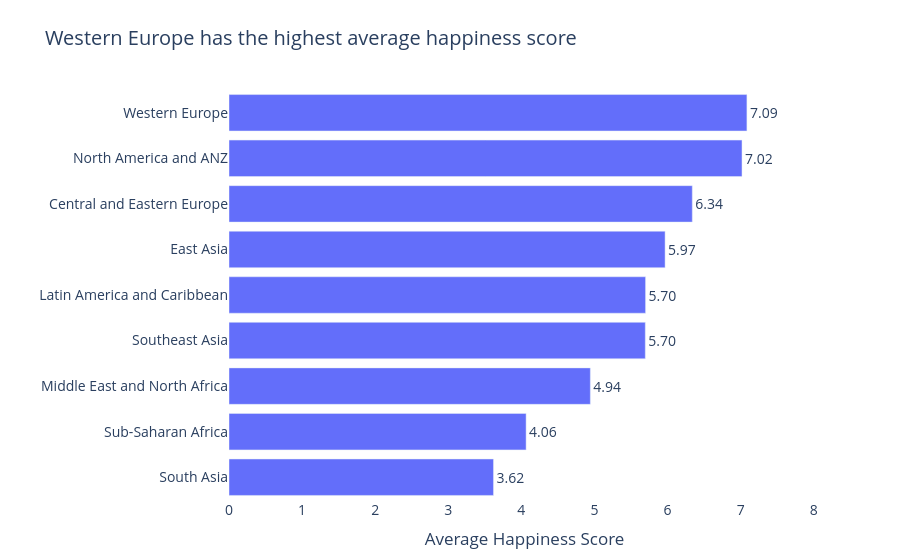

Notebook source saved alongside this figure:
### Markdown cell above
---
## Task 1 — Regional Comparison Bar Chart

**What to build:** A horizontal bar chart showing the **average happiness score by region**, sorted from highest to lowest.

**Requirements:**
- Horizontal orientation (category names are long)
- Sorted by score, descending (so the happiest region is at the top)
- Zero baseline on x-axis
- At least one design choice that goes beyond the Plotly default (colour, annotation, labels, etc.)
- An insight title that answers: *which region stands out and why does it matter?*

**Hint:** Use `df.groupby('Region')['Happiness_Score'].mean()` to compute the averages.

### Code cell
# Task 1: Regional comparison bar chart
# -------------------------------------

# Step 1: Compute average happiness score by region
region_avg = (df.groupby('Region')['Happiness_Score']
              .mean()
              .reset_index()
              .sort_values('Happiness_Score'))  # sort for horizontal bar

print(region_avg)

# Step 2: Build your chart

fig = px.bar(
    region_avg,
    x='Happiness_Score',
    y='Region',
    orientation='h',
    text='Happiness_Score',
    title='Western Europe has the highest average happiness score',
    labels={
        'Happiness_Score': 'Average Happiness Score',
        'Region': ''
    }
)

fig.update_traces(
    texttemplate='%{text:.2f}',
    textposition='outside'
)

fig.update_layout(
    xaxis=dict(
        range=[0, region_avg['Happiness_Score'].max() + 1],
        showgrid=True
    ),
    plot_bgcolor='white',
    paper_bgcolor='white',
    font=dict(size=14),
    title_font=dict(size=20),
    margin=dict(l=180, r=80, t=90, b=60)
)

fig.show()

### Figure 1 — Plotly figure (JSON) as saved in the notebook; plotly's stock layout.template omitted (floating-point values rounded to 4 significant figures)
{"data": [{"hovertemplate": "Average Happiness Score=%{text}<br>=%{y}<extra></extra>", "legendgroup": "", "marker": {"color": "#636efa", "pattern": {"shape": ""}}, "name": "", "orientation": "h", "showlegend": false, "text": [3.618, 4.065, 4.943, 5.695, 5.699, 5.966, 6.338, 7.018, 7.086], "textposition": "outside", "texttemplate": "%{text:.2f}", "type": "bar", "x": [3.618, 4.065, 4.943, 5.695, 5.699, 5.966, 6.338, 7.018, 7.086], "xaxis": "x", "y": ["South Asia", "Sub-Saharan Africa", "Middle East and North Africa", "Southeast Asia", "Latin America and Caribbean", "East Asia", "Central and Eastern Europe", "North America and ANZ", "Western Europe"], "yaxis": "y"}], "layout": {"barmode": "relative", "font": {"size": 14}, "legend": {"tracegroupgap": 0}, "margin": {"b": 60, "l": 180, "r": 80, "t": 90}, "paper_bgcolor": "white", "plot_bgcolor": "white", "title": {"font": {"size": 20}, "text": "Western Europe has the highest average happiness score"}, "xaxis": {"anchor": "y", "domain": [0, 1], "range": [0, 8.086], "showgrid": true, "title": {"text": "Average Happiness Score"}}, "yaxis": {"anchor": "x", "domain": [0, 1], "title": {"text": ""}}}}
